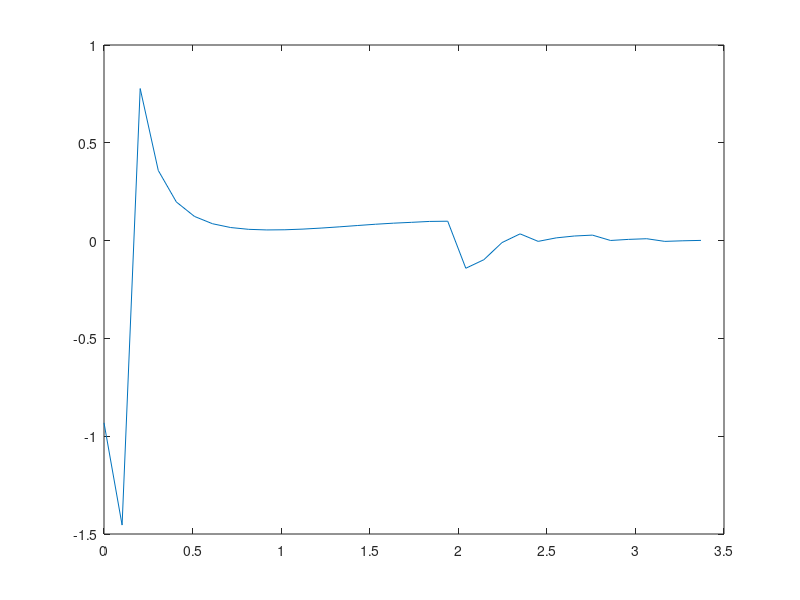

This chart was generated by the following MATLAB code: (Note: this script raises an error after producing the figure.)
ux = [
-0.00252726, 
-0.000713389,
0.00749117,  
0.0204251,   
0.0370426,   
0.0565813,   
0.0784167,   
0.102039,    
0.127029,    
0.153036,    
0.179761,    
0.206941,    
0.234348,    
0.261773,    
0.289027,    
0.315917,    
0.342234,    
0.368043,    
0.394338,    
0.420226,    
0.566647,    
0.733958,    
1.03641,     
1.20562,     
1.13208,     
1.22556,     
1.2615,      
1.26422,     
1.24148,     
1.23725,     
1.22388,     
1.21327,     
1.20084,     
1.18671,
];

uy = [
    0.00340015, 
0.0061004,  
0.0073719,  
0.00765576, 
0.00741245, 
0.00703055, 
0.00677473, 
0.00682944, 
0.00732535, 
0.00835205, 
0.00996574, 
0.0121927,  
0.0150282,  
0.0184316,  
0.0223101,  
0.0264709,  
0.0305826,  
0.0344824,  
0.038787,   
0.0418061,  
-0.0806473, 
-0.0718593, 
-0.0105719, 
0.0415845,  
-0.00441855,
0.0171466,  
0.0296332,  
0.0354631,  
0.00083237, 
0.00775908, 
0.0117773,  
-0.00480956,
-0.00115616,
0.00126437,
];




ur1 = [];
ut1 = [];
for i = 1:34
    ur1(i) = sqrt(ux(i)^2 + uy(i)^2);
    ut1(i) = atan(uy(i)/ux(i));
end
ur1 = ur1';
ut1 = ut1';

s = linspace(0,3.37,34);



ux2 = [
    -0.00479741
0.0100458 
0.0434722 
0.0877774 
0.138484 	 
0.192492 	 
0.247232 	 
0.300757 	 
0.352384 	 
0.399548 	 
0.6443 	   
1.0276 	   
1.30447 	 
1.30422 	 
1.25739 	 
1.22643 	 
1.17691 	 
1.16197 	 
1.12801 	 
1.10211 	 
1.09228 	 
];

uy2 = [
    0.00814474 
0.00850323 
0.00607649 
0.00337774 
0.00194896 
0.00275104 
0.00610485 
0.0121969 	
0.0215721 	
0.0303162 	
-0.0909415 
-0.0588005 
0.00193527 
0.0554381 	
0.00804373 
0.00616259 
0.00602683 
-0.0109821 
-0.00717608
-0.00454448
-0.0078288 
];




ur2 = [];
ut2 = [];
for i = 1:length(ux2)
    ur2(i) = sqrt(ux2(i)^2 + uy2(i)^2);
    ut2(i) = atan(uy2(i)/ux2(i));
end
ur2= ur2';
ut2 = ut2';

s = linspace(0,3.37,34);

figure
plot(s,ut1)
hold on
plot(s2,ut2)
title('Utheta vs. S')
ylabel('Utheta (M/s)')



s2 = linspace(0,4.56,21);
figure
plot(s,ur1)
hold on
plot(s2,ur2)
title('U_r vs. S')
ylabel('U_r (M/s)')

